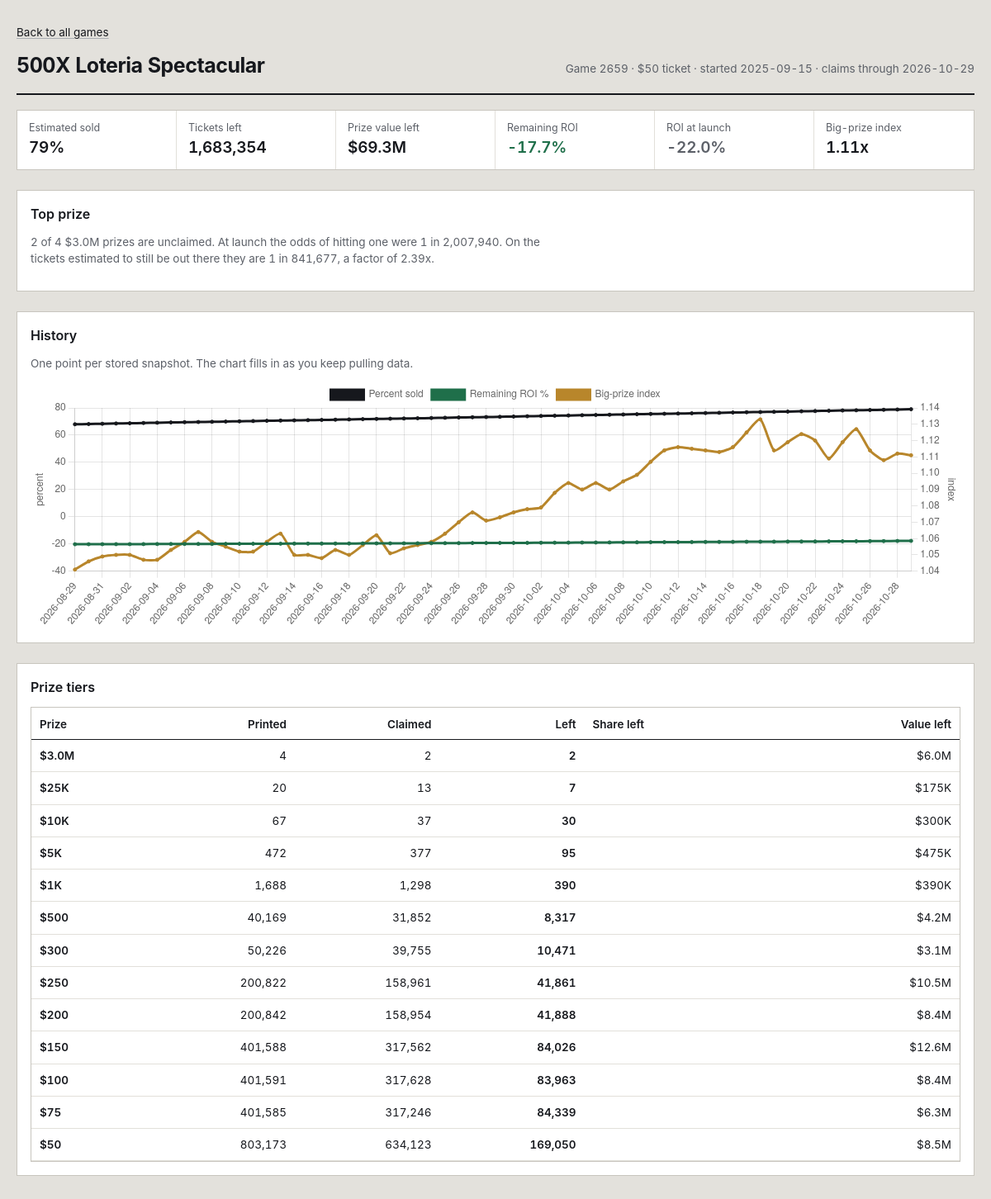
The page /game/2659?big=1000 on the database its author committed.
### tables this page shows
CREATE TABLE games (
    game_number   INTEGER PRIMARY KEY,
    game_name     TEXT,
    ticket_price  REAL,
    start_date    TEXT,
    close_date    TEXT,
    total_tickets INTEGER,
    overall_odds  REAL,
    details_url   TEXT,
    closing_soon  INTEGER DEFAULT 0,
    active        INTEGER DEFAULT 1,
    first_seen    TEXT,
    last_seen     TEXT
);

### app.py (the view)
@app.route("/game/<int:game_number>")
def game_detail(game_number):
    conn = db.connect()
    latest = db.latest_snapshot_date(conn)
    big_threshold = float(request.args.get("big", 1000))
    games = db.load_games(conn)
    game = games.get(game_number)
    if not game or not latest:
        conn.close()
        return redirect(url_for("index"))
    snap = db.load_snapshot_filtered(conn, latest, game_number).get(game_number)
    m = metrics.game_metrics(game, snap, big_threshold) if snap else None
    tiers = []
    if snap:
        for amt in sorted(snap["levels"], reverse=True):
            printed, claimed = snap["levels"][amt]
            tiers.append({
                "amount": amt,
                "printed": printed,
                "claimed": claimed,
                "left": printed - claimed,
                "pct_left": (printed - claimed) / printed if printed else 0,
                "value_left": amt * (printed - claimed),
            })
    conn.close()
    return render_template("game.html", game=game, m=m, tiers=tiers,
                           snapshot_date=latest, big_threshold=int(big_threshold))

### app.py (called while the page is built)
@app.template_filter("pct")
def fmt_pct(v, digits=1):
    return "—" if v is None else f"{v * 100:.{digits}f}%"

@app.template_filter("money")
def fmt_money(v):
    if v is None:
        return "—"
    if v >= 1_000_000:
        return f"${v / 1_000_000:.1f}M"
    if v >= 1_000:
        return f"${v / 1_000:,.0f}K"
    return f"${v:,.0f}"

@app.template_filter("num")
def fmt_num(v):
    return "—" if v is None else f"{v:,.0f}"

@app.template_filter("factor")
def fmt_factor(v):
    return "—" if v is None else f"{v:.2f}x"

@app.template_filter("odds")
def fmt_odds(v):
    return "—" if v is None else f"1 in {v:,.0f}"

### db.py (called while the page is built)
def connect(path=None):
    conn = sqlite3.connect(path or DB_PATH)
    conn.row_factory = sqlite3.Row
    conn.execute("PRAGMA foreign_keys = ON")
    return conn

def latest_snapshot_date(conn):
    row = conn.execute("SELECT MAX(snapshot_date) AS d FROM prize_snapshots").fetchone()
    return row["d"] if row else None

def load_snapshot_filtered(conn, snapshot_date, game_number):
    out = {}
    q = """SELECT game_number, prize_level, total_prizes, prizes_claimed
           FROM prize_snapshots WHERE snapshot_date = ? AND game_number = ?"""
    for r in conn.execute(q, (snapshot_date, game_number)):
        g = out.setdefault(r["game_number"], {"total": None, "levels": {}})
        if r["prize_level"] < 0:
            g["total"] = (r["total_prizes"], r["prizes_claimed"])
        else:
            g["levels"][r["prize_level"]] = (r["total_prizes"], r["prizes_claimed"])
    return out

def load_games(conn):
    return {r["game_number"]: dict(r) for r in conn.execute("SELECT * FROM games")}

### metrics.py (called while the page is built)
def _safe_div(a, b):
    return a / b if b else None

### templates/game.html (shortened to what this page needs)
{% extends "base.html" %}
{% block body %}
<a class="back" href="{{ url_for('index') }}">Back to all games</a>
<header class="masthead">
  <h1>{{ game.game_name }}</h1>
  <div class="meta">
    Game {{ game.game_number }} · ${{ game.ticket_price | int }} ticket
    {%- if game.start_date %} · started {{ game.start_date }}{% endif %}
    · claims through {{ snapshot_date }}
  </div>
</header>
{% if m %}
<div class="stats">
  <div class="stat"><div class="k">Estimated sold</div><div class="v">{{ m.pct_sold | pct(0) }}</div></div>
  <div class="stat"><div class="k">Tickets left</div><div class="v">{{ m.tickets_left | num }}</div></div>
  <div class="stat"><div class="k">Prize value left</div><div class="v">{{ m.value_left | money }}</div></div>
  <div class="stat"><div class="k">Remaining ROI</div><div class="v {{ 'pos' if m.roi_now and m.roi_now > m.roi_start else '' }}">{{ m.roi_now | pct }}</div></div>
  <div class="stat"><div class="k">ROI at launch</div><div class="v dim">{{ m.roi_start | pct }}</div></div>
  <div class="stat"><div class="k">Big-prize index</div><div class="v">{{ m.big_index | factor }}</div></div>
</div>
<div class="panel">
  <h2>Top prize</h2>
  <p>{{ m.top_left }} of {{ m.top_printed }} {{ m.top_prize | money }} prizes are unclaimed.
  At launch the odds of hitting one were {{ m.top_odds_start | odds }}. On the tickets estimated to
  still be out there they are {{ m.top_odds_now | odds }}
  {%- if m.top_odds_factor %}, a factor of {{ m.top_odds_factor | factor }}{% endif %}.</p>
</div>
<div class="panel">
  <h2>History</h2>
  <p>One point per stored snapshot. The chart fills in as you keep pulling data.</p>
  <div class="chart-wrap"><canvas id="hist"></canvas></div>
</div>
{% endif %}
<div class="panel">
  <h2>Prize tiers</h2>
  <div class="scroll">
  <table>
    <thead>
      <tr>
        <th class="left">Prize</th>
        <th>Printed</th>
        <th>Claimed</th>
        <th>Left</th>
        <th class="left">Share left</th>
        <th>Value left</th>
      </tr>
    </thead>
    <tbody>
    {% for t in tiers %}
      <tr>
        <td class="left name">{{ t.amount | money }}</td>
        <td>{{ t.printed | num }}</td>
        <td>{{ t.claimed | num }}</td>
        <td class="strong">{{ t.left | num }}</td>
        <td class="left sold"><span class="bar"><i style="width: {{ (t.pct_left * 100) | round(1) }}%"></i></span></td>
        <td>{{ t.value_left | money }}</td>
      </tr>
    {% endfor %}
    </tbody>
  </table>
  </div>
</div>
{% endblock %}
{% block scripts %}
{% if m %}
<script>
fetch("{{ url_for('api_history', game_number=game.game_number, big=big_threshold) }}")
  .then(r => r.json())
  .then(d => {
    const s = d.series || [];
    const el = document.getElementById('hist');
    if (!s.length) { el.replaceWith(Object.assign(document.createElement('p'), {textContent: 'No snapshots stored yet.'})); return; }
    new Chart(el, {
      type: 'line',
      data: {
        labels: s.map(p => p.date),
        datasets: [
          { label: 'Percent sold', data: s.map(p => p.pct_sold), yAxisID: 'y', borderColor: '#16181d', backgroundColor: '#16181d', tension: 0.2, pointRadius: 2 },
          { label: 'Remaining ROI %', data: s.map(p => p.roi_now), yAxisID: 'y', borderColor: '#1f6f4a', backgroundColor: '#1f6f4a', tension: 0.2, pointRadius: 2 },
          { label: 'Big-prize index', data: s.map(p => p.big_index), yAxisID: 'y2', borderColor: '#b8862b', backgroundColor: '#b8862b', tension: 0.2, pointRadius: 2 }
        ]
      },
      options: {
        responsive: true, maintainAspectRatio: false,
        interaction: { mode: 'index', intersect: false },
        animation: false,
        scales: {
          y: { position: 'left', title: { display: true, text: 'percent' } },
          y2: { position: 'right', title: { display: true, text: 'index' }, grid: { drawOnChartArea: false } }
        }
      }
    });
  });
</script>
{% endif %}
{% endblock %}

### static/style.css (style rules this page uses)
:root { --paper: #e3e1dc; --card: #ffffff; --ink: #16181d; --ink-soft: #5c6068; --rule: #c8c5be; --rule-soft: #e2e0da; --latex: #a9adb2; --good: #1f6f4a; --bad: #9b2c2c; --foil: #b8862b; --focus: #2d5bb9; }
* { box-sizing: border-box; }
html { -webkit-text-size-adjust: 100%; }
body { margin: 0; background: var(--paper); color: var(--ink); font-family: "Inter", "Segoe UI", -apple-system, BlinkMacSystemFont, Roboto, Helvetica, Arial, sans-serif; font-size: 15px; line-height: 1.5; font-variant-numeric: tabular-nums; }
a { color: var(--ink); text-decoration-color: var(--latex); text-underline-offset: 2px; }
.masthead { display: flex; flex-wrap: wrap; align-items: baseline; gap: 8px 20px; padding-bottom: 14px; border-bottom: 2px solid var(--ink); }
.masthead h1 { margin: 0; font-size: 25px; font-weight: 650; letter-spacing: -0.02em; }
.masthead .meta { color: var(--ink-soft); font-size: 13.5px; margin-left: auto; }
.scroll { overflow-x: auto; background: var(--card); border: 1px solid var(--rule); }
table { border-collapse: collapse; width: 100%; font-size: 13.5px; }
thead th { position: sticky; top: 0; background: var(--card); text-align: right; font-weight: 600; padding: 10px 10px 8px; border-bottom: 1.5px solid var(--ink); white-space: nowrap; z-index: 2; }
thead th:first-child, thead th.left { text-align: left; }
tbody td { padding: 9px 10px; border-bottom: 1px solid var(--rule-soft); text-align: right; white-space: nowrap; }
tbody td.left { text-align: left; white-space: normal; }
.name { font-weight: 560; }
.sold { min-width: 116px; }
.pos { color: var(--good); }
.dim { color: var(--ink-soft); }
.strong { font-weight: 620; }
.back { font-size: 13.5px; display: inline-block; margin-bottom: 12px; }
.stats { display: grid; grid-template-columns: repeat(auto-fit, minmax(150px, 1fr)); border: 1px solid var(--rule); background: var(--card); margin: 18px 0 24px; }
.stat { padding: 12px 14px; border-right: 1px solid var(--rule-soft); }
.stat:last-child { border-right: 0; }
.stat .k { font-size: 12.5px; color: var(--ink-soft); }
.stat .v { font-size: 19px; font-weight: 600; letter-spacing: -0.01em; }
.panel { background: var(--card); border: 1px solid var(--rule); padding: 16px; margin-bottom: 24px; }
.panel h2 { margin: 0 0 12px; font-size: 16px; font-weight: 620; }
.panel p { margin: 0 0 12px; color: var(--ink-soft); font-size: 13.5px; max-width: 74ch; }
.chart-wrap { position: relative; height: 300px; }

### rows shown on the page
games: game_name "500X Loteria Spectacular", game_number "2659", ticket_price "50", start_date "2025-09-15"

### other values the page prints
{{ snapshot_date }} "2026-10-29"
{{ m.pct_sold | pct(0) }} "79%"
{{ m.tickets_left | num }} "1,683,354"
{{ m.value_left | money }} "$69.3M"
{{ m.roi_now | pct }} "-17.7%"
{{ m.roi_start | pct }} "-22.0%"
{{ m.big_index | factor }} "1.11x"
{{ m.top_left }} "2"
{{ m.top_printed }} "4"
{{ m.top_prize | money }} "$3.0M"
{{ m.top_odds_start | odds }} "1 in 2,007,940"
{{ m.top_odds_now | odds }} "1 in 841,677"
{{ m.top_odds_factor | factor }} "2.39x"
{{ t.amount | money }} "$3.0M" "$25K" "$10K" "$5K" "$1K" "$500" "$300" "$250" "$200" "$150" "$100" "$75" "$50"
{{ t.printed | num }} "4" "20" "67" "472" "1,688" "40,169" "50,226" "200,822" "200,842" "401,588" "401,591" "401,585" "803,173"
